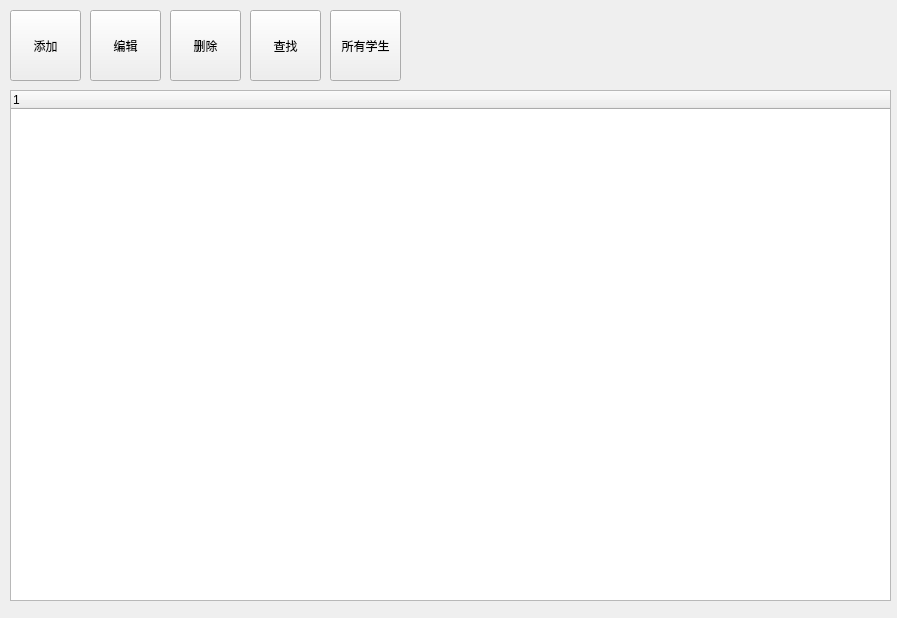
<?xml version="1.0" encoding="UTF-8"?>
<ui version="4.0">
 <class>Widget</class>
 <widget class="QWidget" name="Widget">
  <property name="geometry">
   <rect>
    <x>0</x>
    <y>0</y>
    <width>897</width>
    <height>618</height>
   </rect>
  </property>
  <property name="windowTitle">
   <string>Widget</string>
  </property>
  <widget class="QPushButton" name="pushButton_add">
   <property name="geometry">
    <rect>
     <x>10</x>
     <y>10</y>
     <width>71</width>
     <height>71</height>
    </rect>
   </property>
   <property name="text">
    <string>添加</string>
   </property>
  </widget>
  <widget class="QPushButton" name="pushButton_edit">
   <property name="geometry">
    <rect>
     <x>90</x>
     <y>10</y>
     <width>71</width>
     <height>71</height>
    </rect>
   </property>
   <property name="text">
    <string>编辑</string>
   </property>
  </widget>
  <widget class="QPushButton" name="pushButton_delete">
   <property name="geometry">
    <rect>
     <x>170</x>
     <y>10</y>
     <width>71</width>
     <height>71</height>
    </rect>
   </property>
   <property name="text">
    <string>删除</string>
   </property>
  </widget>
  <widget class="QPushButton" name="pushButton_search">
   <property name="geometry">
    <rect>
     <x>250</x>
     <y>10</y>
     <width>71</width>
     <height>71</height>
    </rect>
   </property>
   <property name="text">
    <string>查找</string>
   </property>
  </widget>
  <widget class="QTreeWidget" name="treeWidget">
   <property name="geometry">
    <rect>
     <x>10</x>
     <y>90</y>
     <width>881</width>
     <height>511</height>
    </rect>
   </property>
   <column>
    <property name="text">
     <string notr="true">1</string>
    </property>
   </column>
  </widget>
  <widget class="QPushButton" name="pushButton_allStu">
   <property name="geometry">
    <rect>
     <x>330</x>
     <y>10</y>
     <width>71</width>
     <height>71</height>
    </rect>
   </property>
   <property name="text">
    <string>所有学生</string>
   </property>
  </widget>
 </widget>
 <resources/>
 <connections/>
</ui>
